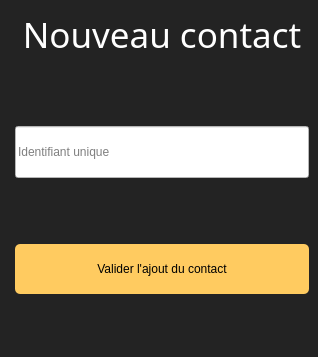
<?xml version="1.0" encoding="UTF-8"?>
<ui version="4.0">
 <class>NewContactWindow</class>
 <widget class="QMainWindow" name="NewContactWindow">
  <property name="geometry">
   <rect>
    <x>0</x>
    <y>0</y>
    <width>318</width>
    <height>357</height>
   </rect>
  </property>
  <property name="windowTitle">
   <string>MainWindow</string>
  </property>
  <property name="styleSheet">
   <string notr="true">background-color: rgb(35, 35, 35);
color: rgb(255, 255, 255);</string>
  </property>
  <widget class="QWidget" name="centralwidget">
   <layout class="QVBoxLayout" name="verticalLayout">
    <item>
     <layout class="QHBoxLayout" name="horizontalLayout">
      <item>
       <layout class="QFormLayout" name="formLayout">
        <item row="0" column="1">
         <widget class="QLabel" name="label_title">
          <property name="minimumSize">
           <size>
            <width>221</width>
            <height>51</height>
           </size>
          </property>
          <property name="font">
           <font>
            <family>Lobster 1.4</family>
            <pointsize>26</pointsize>
            <weight>50</weight>
            <bold>false</bold>
            <kerning>true</kerning>
           </font>
          </property>
          <property name="text">
           <string>Nouveau contact</string>
          </property>
          <property name="alignment">
           <set>Qt::AlignCenter</set>
          </property>
          <property name="wordWrap">
           <bool>false</bool>
          </property>
         </widget>
        </item>
        <item row="1" column="1">
         <widget class="QLineEdit" name="lineEdit_contactLogin">
          <property name="styleSheet">
           <string notr="true">color: rgb(0, 0, 0);
background-color: rgb(255, 255, 255);
height: 50px;
margin-top:60%;</string>
          </property>
          <property name="placeholderText">
           <string>Identifiant unique</string>
          </property>
         </widget>
        </item>
        <item row="2" column="1">
         <widget class="QPushButton" name="pushButton_createContact">
          <property name="styleSheet">
           <string notr="true">border-radius: 5px;
background-color: rgb(255, 203, 96);
margin-top: 60%;
height: 50px;
color: black;</string>
          </property>
          <property name="text">
           <string>Valider l'ajout du contact</string>
          </property>
         </widget>
        </item>
       </layout>
      </item>
     </layout>
    </item>
   </layout>
  </widget>
  <widget class="QStatusBar" name="statusbar"/>
 </widget>
 <resources/>
 <connections/>
</ui>
